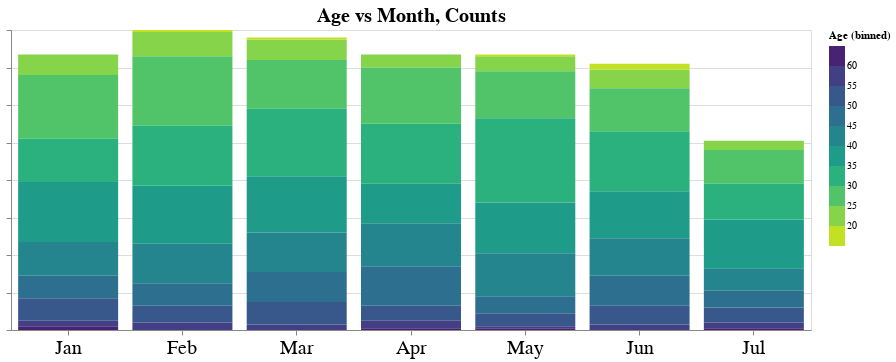

This figure's notebook cell:
### Markdown cell above
### Month and age

### Code cell
(alt.Chart(df, width=800, title='Age vs Month, Counts').mark_bar(width=100)
 .encode(
     alt.X('month(Timestamp):O', title=''),
     y=alt.Y('count(Clicked on Ad):Q', title='', axis=alt.Axis(labels=False)),
     color=alt.Color('Age', 
                         scale=alt.Scale(scheme='viridis', reverse=True),
                         bin=alt.Bin(maxbins=10))
 ).configure_axis(labelAngle=0, labelFontSize=20)).configure_title(fontSize=20)

### Figure 1 — Vega-Lite specification as saved in the notebook (floating-point values rounded to 4 significant figures; data arrays with more than 128 entries replaced by an {"elided": "..."} marker saying what was removed)
{"config": {"view": {"continuousWidth": 400, "continuousHeight": 300}, "axis": {"labelAngle": 0, "labelFontSize": 20}, "title": {"fontSize": 20}}, "data": {"name": "data-b412b58fb84af9ade9a9da7753f18af1"}, "mark": {"type": "bar", "width": 100}, "encoding": {"color": {"type": "quantitative", "bin": {"maxbins": 10}, "field": "Age", "scale": {"reverse": true, "scheme": "viridis"}}, "x": {"type": "ordinal", "field": "Timestamp", "timeUnit": "month", "title": ""}, "y": {"type": "quantitative", "aggregate": "count", "axis": {"labels": false}, "field": "Clicked on Ad", "title": ""}}, "title": "Age vs Month, Counts", "width": 800, "$schema": "https://vega.github.io/schema/vega-lite/v4.8.1.json", "datasets": {"data-b412b58fb84af9ade9a9da7753f18af1": {"elided": "1000 records"}}}
